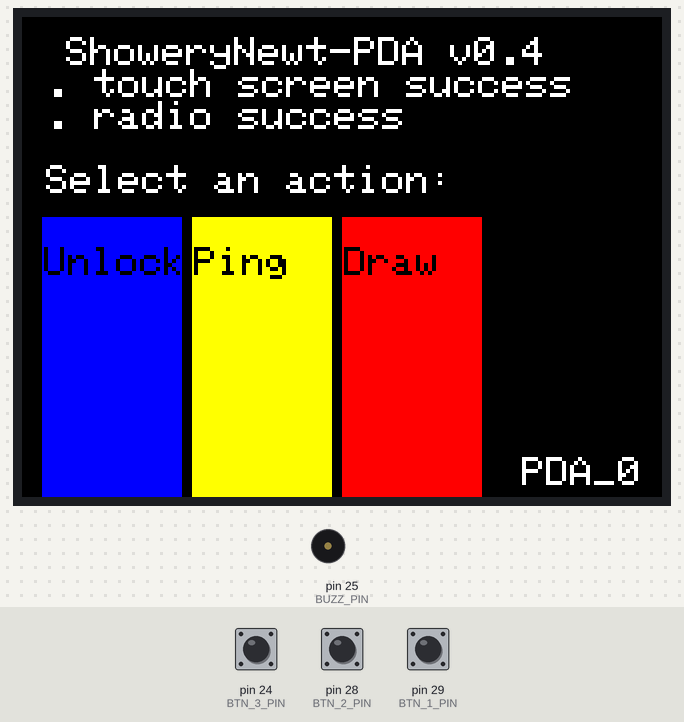
Simulated run of this program. Board: Teensy 4. On the bench: 320×240 colour display, buzzer (waves = sounding). The inputs (shaded band) are chosen by the test bench; at power-on: pin 28 (BTN_2_PIN) HIGH, pin 29 (BTN_1_PIN) HIGH, pin 24 (BTN_3_PIN) HIGH. No radio packets arrive unless stated.

Above: at 6.6 s.
6.7 s: pin 28 (BTN_2_PIN) pulled LOW for 0.15 s
At 11.0 s:
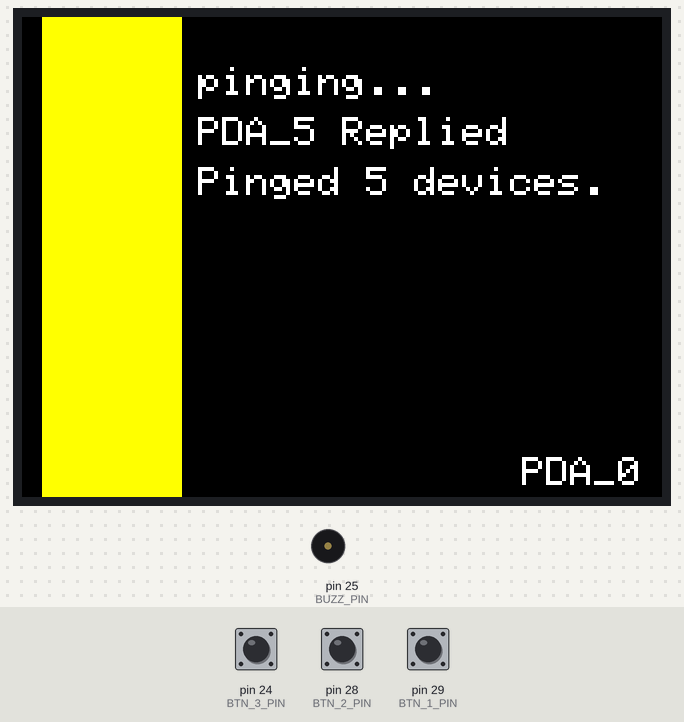
12.5 s: pin 29 (BTN_1_PIN) pulled LOW for 3.2 s
At 14.8 s:
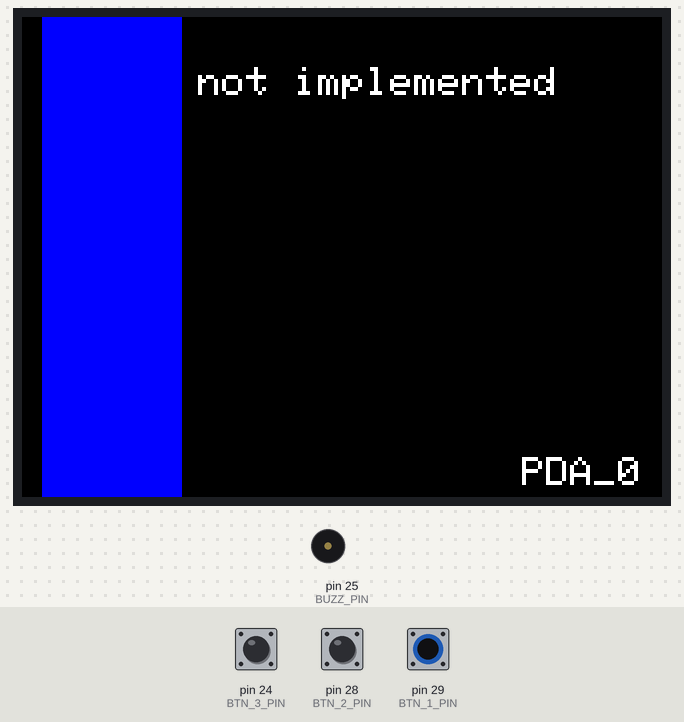
18.7 s: pin 24 (BTN_3_PIN) pulled LOW for 0.15 s
At 19.9 s:
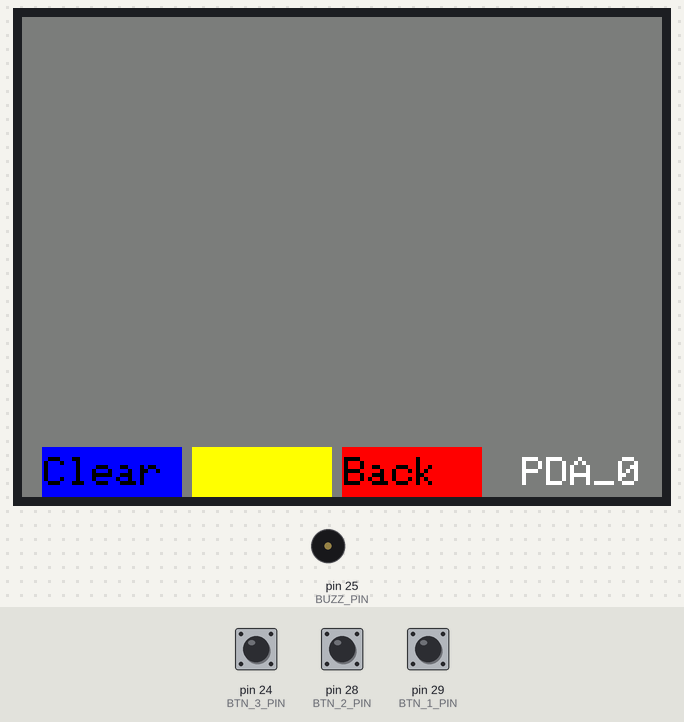
21.1 s: pin 24 (BTN_3_PIN) pulled LOW for 1 s
At 22.78 s:
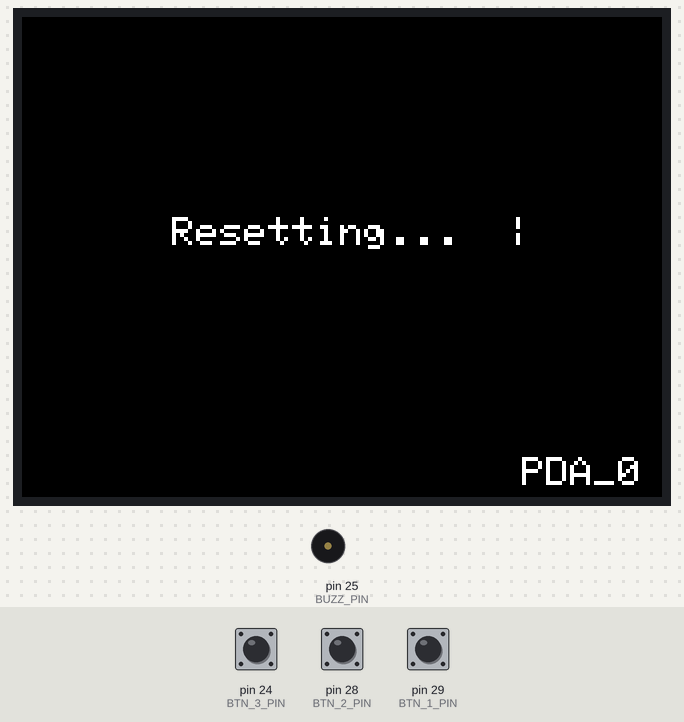
25.3 s: pin 24 (BTN_3_PIN) pulled LOW for 3.2 s
At 26.1 s:
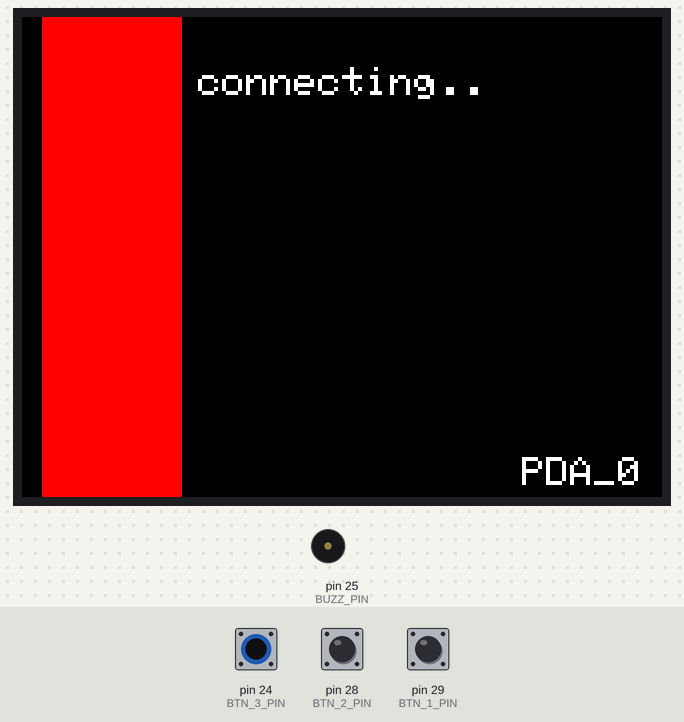
30.0 s: pin 29 (BTN_1_PIN) pulled LOW for 0.15 s
At 30.5 s:
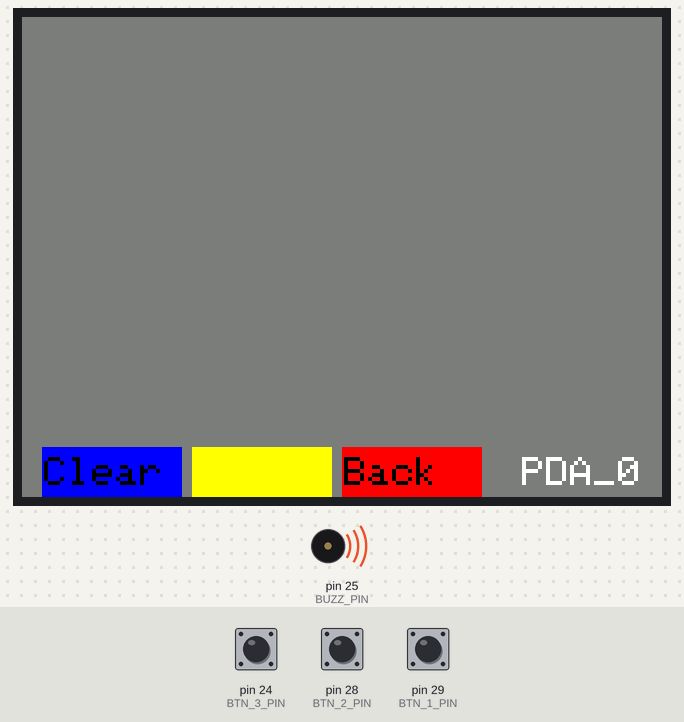
Timing chart, 0 to 33.0 s (numbered marks = the images above; inputs shaded):
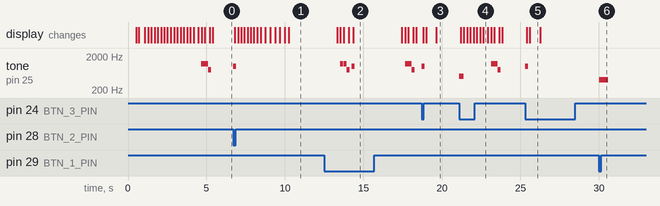

Measured:
- after the input at 6.7 s, tone on pin 25 (BUZZ_PIN): silent → 1000 Hz at once, → silent 0.20 s later; the display: first changes after 0.11 s (image 1 shows a later state)
- after the input at 18.7 s, tone on pin 25 (BUZZ_PIN): silent → 1000 Hz at once, → silent 0.20 s later; the display: first changes after 0.10 s (image 3 shows a later state)
- after the input at 21.1 s, tone on pin 25 (BUZZ_PIN): plays 500 Hz for 0.30 s, 1200 Hz for 0.20 s, 1200 Hz for 0.21 s, 800 Hz for 0.20 s, starting at once; the display: first changes after 0.09 s (image 4 shows a later state)
- after the input at 25.3 s, tone on pin 25 (BUZZ_PIN): silent → 1000 Hz at once, → silent 0.20 s later; the display: first changes after 0.10 s (image 5 shows a later state)
- after the input at 30.0 s, tone on pin 25 (BUZZ_PIN): silent → 400 Hz at once, → silent 0.60 s later
- what the display in image 5 shows lasts 0.7 s, from 25.6 s to 26.3 s

The program:

main.cpp
```cpp
#include <ILI9341_t3.h>
#include <iostream>
#include <string>
#include <XPT2046_Touchscreen.h>
#include <Bounce2.h>
#include <list>
#include <RF24.h>
#include <RF24Network.h>
#include <cstring>

//display
#define TFT_DC 9
#define TFT_CS 10
#define TFT_RST 255
#define TFT_MOSI 11
#define TFT_SCLK 13
#define TFT_MISO 12
#define TOUCH_CS 8
#define TOUCH_IRQ 2
ILI9341_t3 tft = ILI9341_t3(TFT_CS, TFT_DC, TFT_RST, TFT_MOSI, TFT_SCLK, TFT_MISO);
XPT2046_Touchscreen ts(TOUCH_CS, TOUCH_IRQ);
bool tsSuccess = false;

//buttons
constexpr int BTN_1_PIN = 29;
constexpr int BTN_2_PIN = 28;
constexpr int BTN_3_PIN = 24;
Bounce debouncer_1;
Bounce debouncer_2;
Bounce debouncer_3;

//buzzer
constexpr int BUZZ_PIN = 25;

//radio
constexpr uint8_t CE_PIN = 22;
constexpr uint8_t CSN_PIN = 19;
RF24 radio (CE_PIN, CSN_PIN);
RF24Network network(radio);
uint16_t myAddr = 0; //CHANGE FOR EACH DEVICE, ALWAYS HAS TO HAVE 0 ACTIVATE
const uint8_t networkChannel = 88; //not unique

const uint8_t PING_MESSAGE_TYPE = 'P';
const uint8_t DRAW_DOT_MESSAGE_TYPE = 'D';
struct PingDataPackage {
};
struct DrawDotDataPackage {
    int16_t x,y;
};

//etc global vars
bool atHome = false; //if at home screen, for buttons
bool atArt = false; //if at art screen, for buttons
bool artEnabled = false; //to enable touch screen art functions
std::list<std::pair<int16_t,int16_t>> artMyValues = {}; //saved positions for art
std::list<std::pair<int16_t,int16_t>> artRadioValues = {}; //saved positions for art

#pragma region ButtomImages
struct ButtonImage {
    int16_t textSize;
    int16_t x,y;
    int16_t w,h;
    uint16_t fillColor;
    int16_t textX, textY;
};
ButtonImage unlockButton = {
    2,
    10,100,
    70,200,
    ILI9341_BLUE,
    11,115
};
ButtonImage unlockButtonFull = {
    2,
    10,0,
    70,300,
    ILI9341_BLUE,
    11,115
};
ButtonImage unlockButtonMini = {
    2,
    10,215,
    70,200,
    ILI9341_BLUE,
    11,220
};
ButtonImage pingButton = {
    2,
    85,100,
    70,200,
    ILI9341_YELLOW,
    86, 115
};
ButtonImage pingButtonFull = {
    2,
    10,0,
    70,300,
    ILI9341_YELLOW,
    86, 115
};
ButtonImage pingButtonMini = {
    2,
    85,215,
    70,200,
    ILI9341_YELLOW,
    86,220
};
ButtonImage artButton = {
    2,
    160,100,
    70,200,
    ILI9341_RED,
    161, 115
};
ButtonImage artButtonFull = {
    2,
    10,0,
    70,300,
    ILI9341_RED,
    161, 115
};
ButtonImage artButtonMini = {
    2,
    160,215,
    70,200,
    ILI9341_RED,
    161,220
};
#pragma endregion

#pragma region Tools
void drawButton(const ButtonImage &button, const std::string& text) {
    tft.fillRect(button.x,button.y,button.w,button.h,button.fillColor);

    tft.setCursor(button.textX,button.textY);
    tft.setTextColor(ILI9341_BLACK);
    tft.setTextSize(button.textSize);
    tft.print(text.c_str());
}

//display text one letter at a time
void slow_print(const std::string& msg, const int delay_time) {
    for (size_t i = 0; msg[i] != '\0'; ++i) {
        tft.print(msg[i]);
        delay(delay_time);
    }
}

constexpr char LOADING_CONST[] = {'/','-','\\','|'};
void loadingAnim(const char *text, const int rotations, const int16_t cursorX, const int16_t cursorY) {
    for (int j = 0; j < rotations; ++j) {
        for (char i : LOADING_CONST) {
            tft.setCursor(cursorX,cursorY);
            tft.print(text);
            tft.print(" ");
            tft.print(i);
            delay(200);
        }
    }
    //gets rid of symbol
    tft.setCursor(cursorX,cursorY);
    tft.print(text);
    tft.print("  ");
    tft.setCursor(cursorX,cursorY);
    tft.print(text); //important to do it again to get cursor in correct spot bc the space
}

void PdaNumPrint(uint16_t bgColor = ILI9341_BLACK) {
    tft.setTextColor(ILI9341_WHITE,bgColor);
    tft.setCursor(250,220);
    tft.print("PDA_");
    tft.print(myAddr);
    tft.setTextColor(ILI9341_WHITE,ILI9341_BLACK);
}
#pragma endregion

void displayHome(bool firstTime = false) {
    tft.fillScreen(ILI9341_BLACK);
    PdaNumPrint();

    tft.setCursor(10, 10);
    tft.println(" ShoweryNewt-PDA v0.4");
    delay(200);
    tone(BUZZ_PIN,1200,200);
    tft.print(" . ");
    if (tsSuccess)
        tft.print("touch screen success \n");
    else
        tft.print("touch screen FAILURE \n");
    delay(200);
    tone(BUZZ_PIN,1200,200);
    tft.print(" . ");
    if (radio.isChipConnected())
        tft.print("radio success \n");
    else
        tft.print("radio FAILURE \n");
    delay(200);
    tone(BUZZ_PIN,800,200);
    tft.print("\n ");
    slow_print("Select an action:\n", 15);

    //draw buttons
    drawButton(unlockButton, "Unlock");
    drawButton(pingButton, "Ping");
    drawButton(artButton, "Draw");

    atHome = true;
}

void reset() {
    atArt = false;

    tone(BUZZ_PIN,500,300);
    artEnabled = false;
    tft.setTextColor(ILI9341_WHITE,ILI9341_BLACK);
    tft.fillScreen(ILI9341_BLACK);
    PdaNumPrint();
    loadingAnim("Resetting... ", 2, 75,100);
    displayHome();
}

#pragma region Menus
void unlockMenu() {
    atHome = false; //to change button behavior
    tone(BUZZ_PIN,1000,200);
    tft.fillScreen(ILI9341_BLACK);
    PdaNumPrint();
    drawButton(unlockButtonFull, "");
    tft.setTextColor(ILI9341_WHITE,ILI9341_BLACK);
    loadingAnim("not implemented", 0, 88, 25);

    delay(3000);
    displayHome();
}

void pingMenu() {
    atHome = false; //to change button behavior
    tone(BUZZ_PIN,1000,200);
    tft.fillScreen(ILI9341_BLACK);
    PdaNumPrint();
    drawButton(pingButtonFull, "");
    tft.setTextColor(ILI9341_WHITE,ILI9341_BLACK);
    loadingAnim("waiting", 2, 88, 25);

    //ping
    tft.setCursor(88,25);
    tft.print("pinging...");
    PingDataPackage pingData;
    uint16_t numReplies = 0;
    for (int i = 0; i < 6; ++i) {
        if (i == myAddr)
            continue;
        RF24NetworkHeader header(i, PING_MESSAGE_TYPE);
        tft.setCursor(88,50);
        if (network.write(header, &pingData, sizeof(pingData))) {
            tft.print(("PDA_" + std::to_string(i) + " Replied    ").c_str());
            numReplies++;
        }
        else
            tft.print(("PDA_" + std::to_string(i) + " No Response").c_str());
        delay(300);
    }
    tft.setCursor(88,75);
    slow_print("Pinged " + std::to_string(numReplies) + " devices.",15);

    tft.setCursor(88,100);
    delay(3000);
    displayHome();
}
void recievePingMenu(PingDataPackage ping, uint16_t from_node) {
    atHome = false; //to change button behavior
    tft.fillScreen(ILI9341_BLACK);
    PdaNumPrint();
    drawButton(pingButtonFull, "");
    tft.setTextColor(ILI9341_WHITE,ILI9341_BLACK);
    tone(BUZZ_PIN,1500,400);
    tft.setCursor(88,25);
    slow_print("ping recieved", 15);
    tft.setCursor(88,50);
    slow_print("from ADDR" + std::to_string(from_node), 15);
    delay(3000);
    displayHome();
}

void artMenu() {
    atHome = false; //to change button behavior
    tone(BUZZ_PIN,1000,200);
    tft.fillScreen(ILI9341_BLACK);
    PdaNumPrint();
    drawButton(artButtonFull, "");
    tft.setTextColor(ILI9341_WHITE,ILI9341_BLACK);
    tft.setCursor(88,25);
    slow_print("connecting..", 15);
    delay(500);
    tft.fillScreen(ILI9341_BLACK);
    PdaNumPrint();

    artEnabled = true;
    tft.fillScreen(ILI9341_DARKGREY);
    PdaNumPrint(ILI9341_DARKGREY);

    //load saved art
    for (std::pair<int16_t,int16_t> value : artMyValues) {
        tft.fillCircle(value.first, value.second, 3, ILI9341_BLUE);
    }
    for (std::pair<int16_t,int16_t> value : artRadioValues) {
        tft.fillCircle(value.first, value.second, 3, ILI9341_RED);
    }

    //draw buttons
    drawButton(unlockButtonMini, "Clear");
    drawButton(pingButtonMini, "");
    drawButton(artButtonMini, "Back");

    atArt = true;
}
void clearArt() {
    tone(BUZZ_PIN,400,600);
    artMyValues.clear();
    tft.fillScreen(ILI9341_DARKGREY);
    PdaNumPrint(ILI9341_DARKGREY);
    //draw buttons
    drawButton(unlockButtonMini, "Clear");
    drawButton(pingButtonMini, "");
    drawButton(artButtonMini, "Back");
}
#pragma endregion

void setup() {
    Serial.begin(9600);
    pinMode(TFT_CS, OUTPUT);
    pinMode(TOUCH_CS, OUTPUT);
    pinMode(CSN_PIN, OUTPUT);
    digitalWrite(TFT_CS, HIGH);
    digitalWrite(TOUCH_CS, HIGH);
    digitalWrite(CSN_PIN, HIGH);

    tft.begin();
    tft.setRotation(1);
    tft.fillScreen(ILI9341_WHITE);
    tft.setTextColor(ILI9341_BLACK); //for initial anim
    tft.setTextSize(2);
    tft.setCursor(60,100);
    slow_print("Initializing...", 30);

    //buttons
    pinMode(BTN_1_PIN, INPUT_PULLUP);
    pinMode(BTN_2_PIN, INPUT_PULLUP);
    pinMode(BTN_3_PIN, INPUT_PULLUP);
    debouncer_1.attach(BTN_1_PIN);
    debouncer_2.attach(BTN_2_PIN);
    debouncer_3.attach(BTN_3_PIN);
    debouncer_1.interval(5);
    debouncer_2.interval(5);
    debouncer_3.interval(5);

    //buzzer
    pinMode(BUZZ_PIN, OUTPUT);

    //radio
    SPI.begin();
    radio.begin();
    radio.setPALevel(RF24_PA_HIGH);
    radio.setDataRate(RF24_1MBPS);

    //initialize touch screen
    if (ts.begin())
        tsSuccess = true;
    else
        tsSuccess = false;

    delay(300);
    tft.setTextColor(ILI9341_WHITE,ILI9341_BLACK);
    tft.fillScreen(ILI9341_BLACK);
    PdaNumPrint();
    loadingAnim("Initializing...", 2, 60,100);

    network.begin(networkChannel, myAddr); //start network
    radio.printDetails();

    loadingAnim("Initializing...", 2, 60,100);
    displayHome(true);
}

unsigned long lastTouchTime = 0;
constexpr unsigned long debounceDelay = 5;

int thinkingAnimStep = 0;
unsigned long thinkingAnimMillis = 0;
const long thinkingAnimInterval = 300;
void loop() {
    //keep network running
    network.update();

    //radio
    if (network.available()) {
        RF24NetworkHeader header;
        network.peek(header);

        switch (header.type) {
            case PING_MESSAGE_TYPE: {
                PingDataPackage recievePayload;
                network.read(header, &recievePayload, sizeof(recievePayload));
                recievePingMenu(recievePayload, header.from_node);
                break;
            }
            case DRAW_DOT_MESSAGE_TYPE: {
                DrawDotDataPackage recievePayload;
                network.read(header, &recievePayload, sizeof(recievePayload));
                if (artEnabled) {
                    tft.fillCircle(recievePayload.x, recievePayload.y, 3, ILI9341_RED);
                }
                artRadioValues.emplace_back(recievePayload.x,recievePayload.y); //save value
                break;
            }
            default:
                break;
        }
    }

    //thinking anim
    /*unsigned long currentThinkingAnimMillis = millis();
    tft.fillRect(275,200,20,45, ILI9341_BLACK);
    if (thinkingAnimStep == 1)
        tft.fillRect(275,200,20,10, ILI9341_GREEN);
    if (thinkingAnimStep == 2)
        tft.fillRect(275,215,20,10, ILI9341_GREEN);
    if (thinkingAnimStep == 3)
        tft.fillRect(275,230,20,10, ILI9341_GREEN);
    thinkingAnimStep++;*/

    //buttons
    debouncer_1.update();
    debouncer_2.update();
    debouncer_3.update();
    bool btn1Pressed = debouncer_1.fell();
    bool btn2Pressed = debouncer_2.fell();
    bool btn3Pressed = debouncer_3.fell();
    if (btn1Pressed) {
        if (atHome)
            unlockMenu();
        else if (atArt)
            clearArt();
        else
            tone(BUZZ_PIN,200,200);
    }
    else if (btn2Pressed) {
        if (atHome)
            pingMenu();
        else
            tone(BUZZ_PIN,200,200);
    }
    else if (btn3Pressed) {
        if (atHome)
            artMenu();
        else if (atArt)
            reset();
        else
            tone(BUZZ_PIN,200,200);
    }

    //art
    if (artEnabled) {
        if (ts.touched()){
            unsigned long currentTime = millis();
            if (currentTime - lastTouchTime > debounceDelay){
                const TS_Point p = ts.getPoint();
                lastTouchTime = currentTime;

                const auto x = static_cast<int16_t>(map(p.x, 3900, 414, 0, tft.width()));
                const auto y = static_cast<int16_t>(map(p.y, 3630, 449, 0, tft.height()));

                artMyValues.emplace_back(x,y); //save value

                tft.fillCircle(x, y, 3, ILI9341_BLUE);

                /*//send radio
                DrawDotDataPackage DrawDotData;
                DrawDotData.x = x;
                DrawDotData.y = y;
                RF24NetworkHeader header(00, DRAW_DOT_MESSAGE_TYPE);
                tft.setCursor(88,50);
                network.multicast(header, &DrawDotData, sizeof(DrawDotData), 2);*/
            }
        }
    }
}
```
